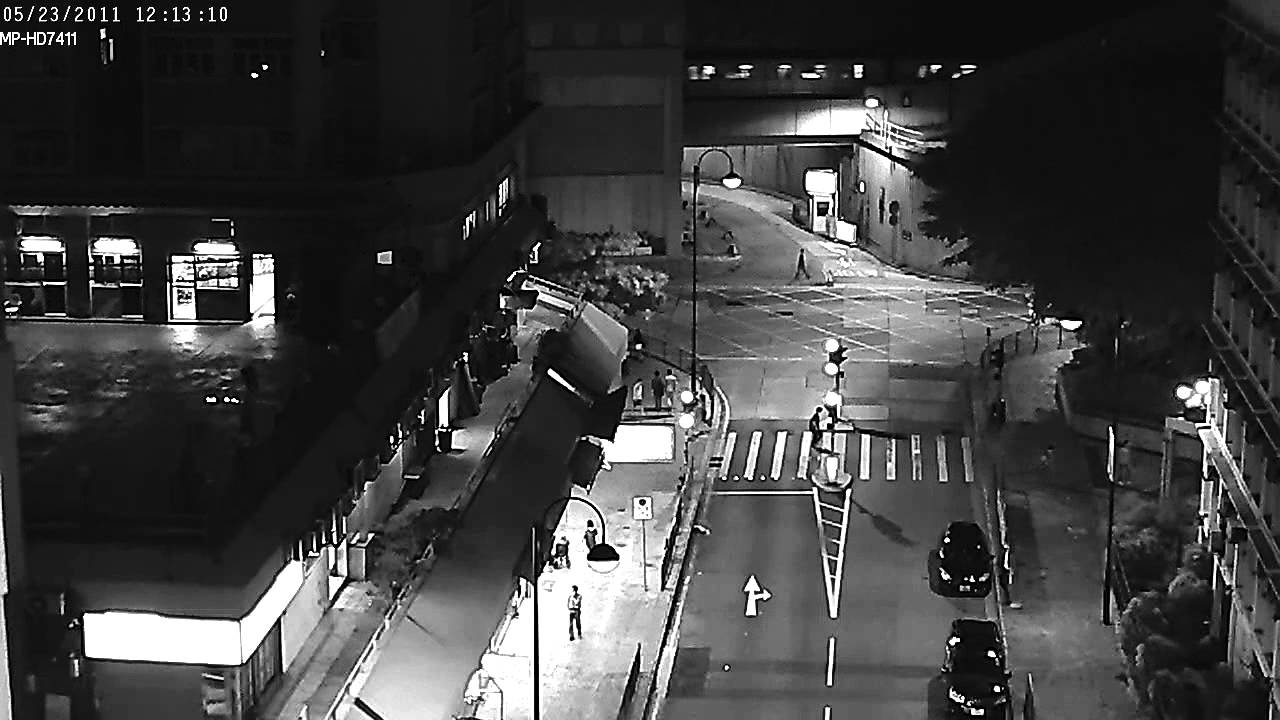
#> input picture midterm/midterm/Task 1/street.jpg, 1280 x 720 px
$ jupyter execute Untitled.ipynb   (older library calls are emulated)
#> lines starting #> are read from the running program, lines starting #| are printed output that depends on the picture
[cell 1]
import matplotlib.pyplot as plt
import numpy as np
import scipy.misc as img
from scipy import ndimage
import random

def sp_noise(image, prob):
    output = np.zeros(image.shape,np.uint8)
    thres = 1 - prob
    for i in range(image.shape[0]):
        for j in range(image.shape[1]):
            rdn = random.random()
            if rdn < prob:
                output[i][j] = 0
            elif rdn > thres:
                output[i][j] = 255
            else:
                output[i][j] = image[i][j]
    return output


image = img.imread('street.jpg' ,mode ='F')
#> image: shape (720, 1280) float32; min 0, max 255, mean 65.2
image = sp_noise(image, 0.03)
#> after the loop in sp_noise, `for i in range(image.shape[0]):`:
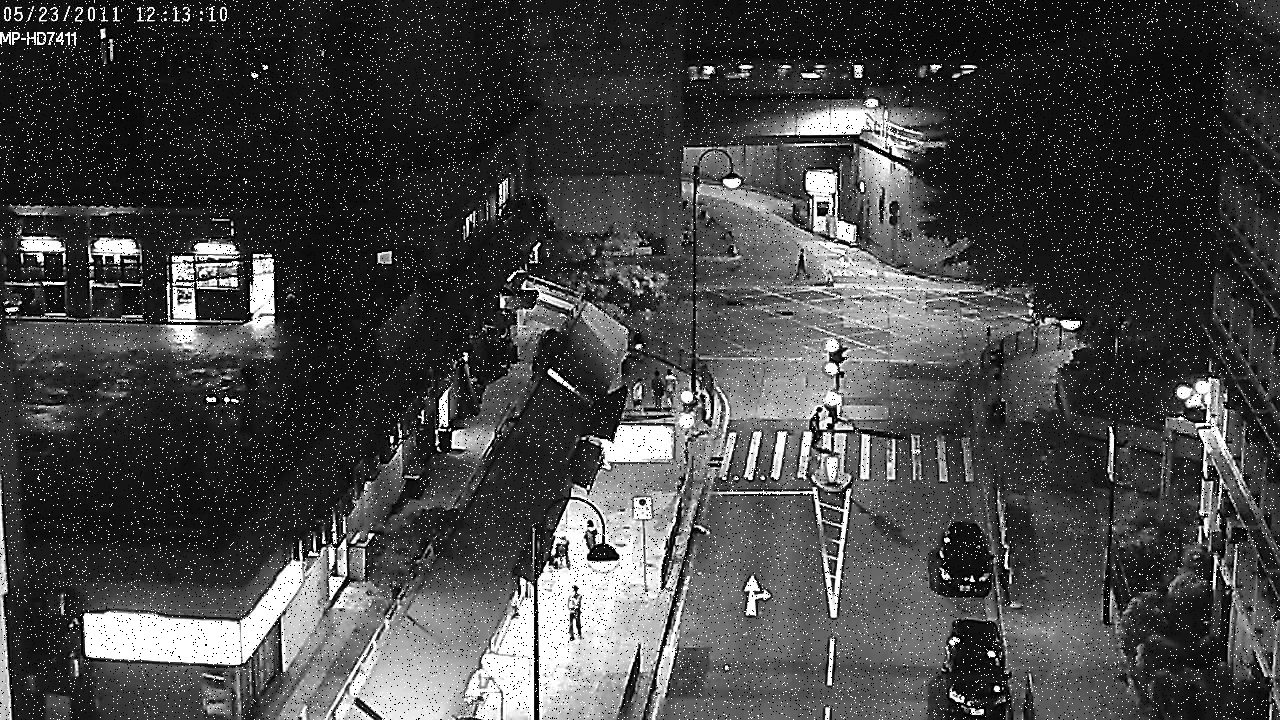
#> output: shape (720, 1280); min 0, max 255, mean 68.9

# filter A
a = np.array([[1/16.0, 2/16.0, 1/16.0],
              [2/16.0, 4/16.0, 2/16.0],
              [1/16.0, 2/16.0, 1/16.0]])
filtera = ndimage.convolve(image, a, mode='nearest', cval=0.0)

# filter B
b = np.array([[0, 1/5.0, 0],
              [1/5.0, 1/5.0, 1/5.0],
              [0, 1/5.0, 0]])
filterb = ndimage.convolve(image, b, mode='nearest', cval=0.0)

# filter C
filterc = ndimage.median_filter(image, 3)

# filter D
d = np.array([[-1, -2, -1],
             [-2, 12, -2],
             [-1, -2, -1]])
filterd = ndimage.convolve(image, d, mode='nearest', cval=0.0)
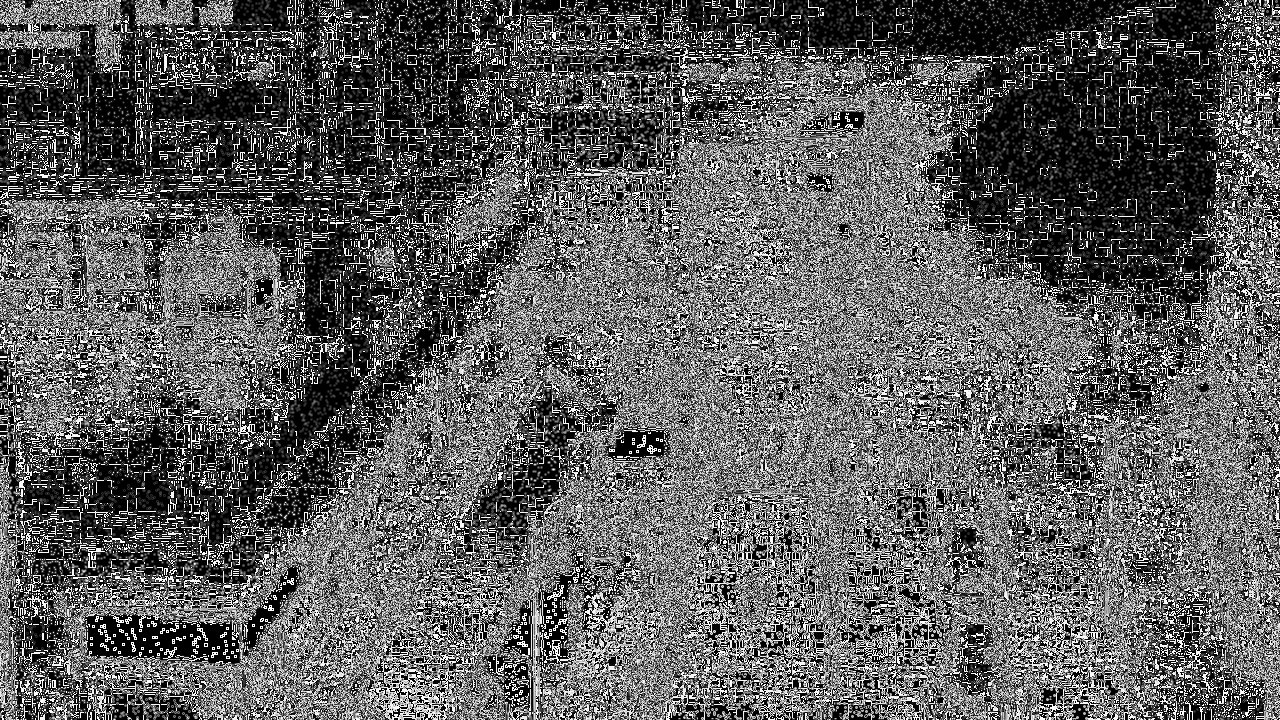
#> filterd: shape (720, 1280); min 0, max 255, mean 93

# filter E
e = np.array([[-1, -2, -1],
             [0, 0, 0],
             [1, 2, 1]])
filtere = ndimage.convolve(image, e, mode='nearest', cval=0.0)
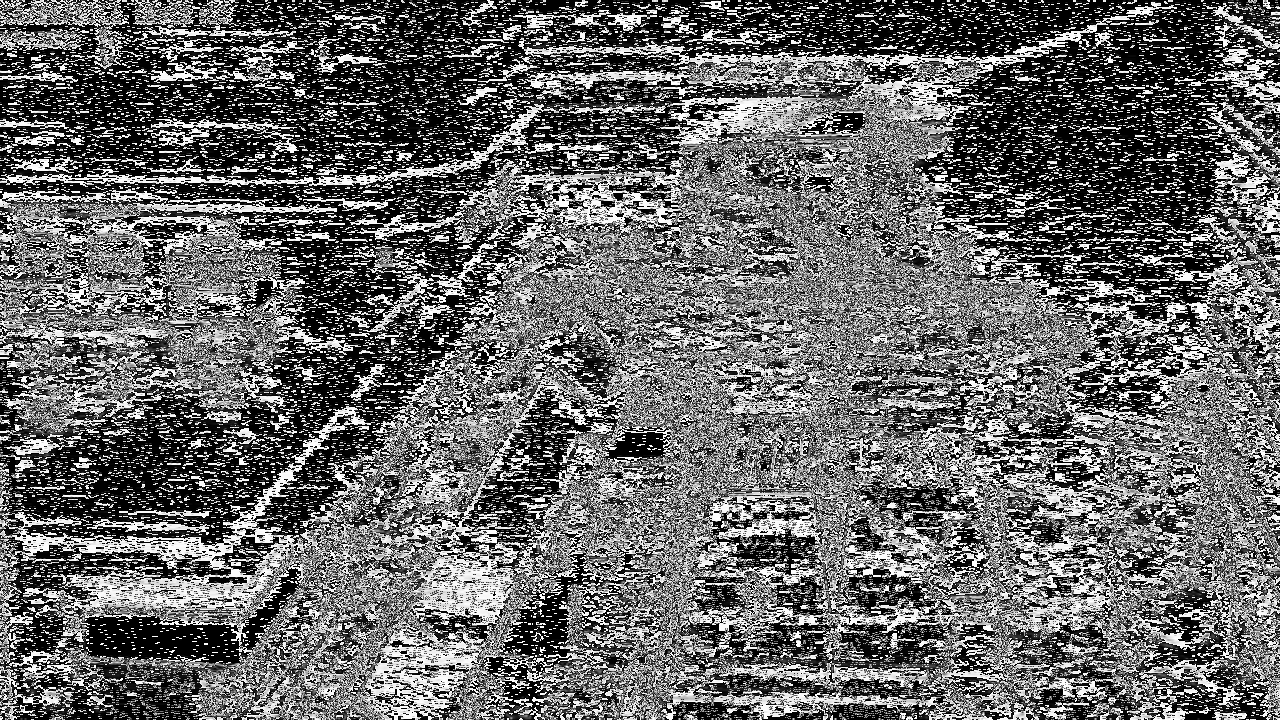
#> filtere: shape (720, 1280); min 0, max 255, mean 103.4

fig = plt.figure(figsize=(15,10))

plt.subplot(331)
plt.imshow(image, cmap='gray')

plt.subplot(332)
plt.imshow(filtera, cmap='gray')
# a: poorly removes noise such as "salt and pepper"

plt.subplot(333)
plt.imshow(filterb, cmap='gray')
# b: poorly removes noise such as "salt and pepper"

plt.subplot(334)
plt.imshow(filterc, cmap='gray')
# c: works slower than the other specified noise-canceling filters

plt.subplot(335)
plt.imshow(filterd, cmap='gray')
# d: will destroy all lines of one pixel thickness in the image

plt.subplot(336)
plt.imshow(filtere, cmap='gray')
# e: will destroy all lines of one pixel thickness in the image

plt.show()
